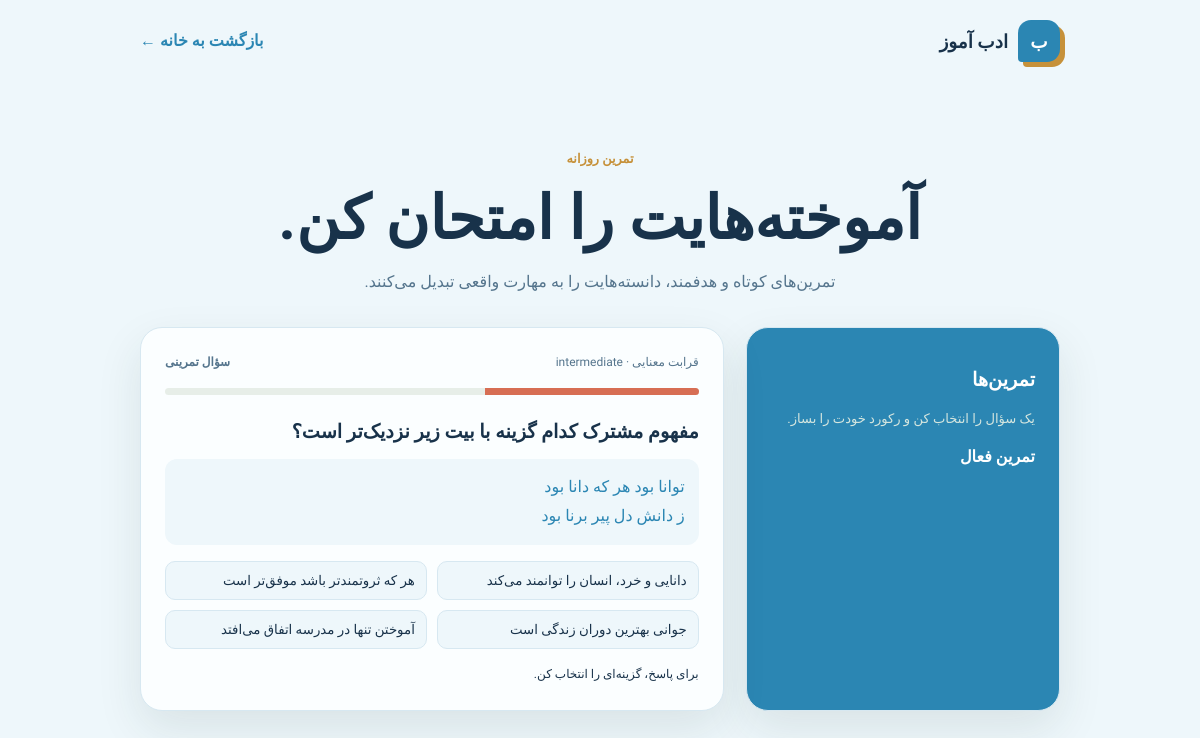
The app's page /practice.php (signed in) with its own data.
### tables this page shows
CREATE TABLE questions (
    id INT UNSIGNED AUTO_INCREMENT PRIMARY KEY,
    lesson_id INT UNSIGNED NULL,
    topic VARCHAR(100) NOT NULL,
    difficulty ENUM('beginner', 'intermediate', 'advanced') NOT NULL DEFAULT 'beginner',
    question_text TEXT NOT NULL,
    quote_text TEXT NULL,
    is_published BOOLEAN NOT NULL DEFAULT FALSE,
    created_at TIMESTAMP NOT NULL DEFAULT CURRENT_TIMESTAMP,
    CONSTRAINT fk_questions_lesson FOREIGN KEY (lesson_id)
        REFERENCES lessons (id) ON DELETE SET NULL
);

CREATE TABLE question_options (
    id INT UNSIGNED AUTO_INCREMENT PRIMARY KEY,
    question_id INT UNSIGNED NOT NULL,
    option_text TEXT NOT NULL,
    is_correct BOOLEAN NOT NULL DEFAULT FALSE,
    display_order TINYINT UNSIGNED NOT NULL DEFAULT 0,
    CONSTRAINT fk_options_question FOREIGN KEY (question_id)
        REFERENCES questions (id) ON DELETE CASCADE
);

### public/practice.php (called while the page is built, shortened)
<?php
require_once __DIR__ . '/../config/bootstrap.php';
$practiceController = new PracticeController(new Practice($pdo));
$questionId = (int) ($_GET['question_id'] ?? $_POST['question_id'] ?? 0);
$message = '';
$isCorrect = null;
$question = $practiceController->question($questionId);
require __DIR__ . '/../app/views/practice/show.php';

### config/bootstrap.php (called while the page is built, shortened)
<?php
require_once __DIR__ . '/database.php';
require_once __DIR__ . '/../app/models/Practice.php';
require_once __DIR__ . '/../app/controllers/PracticeController.php';
function url(string $path = ''): string
{
    static $baseUrl;
    if ($baseUrl === null) {
        $scriptPath = str_replace('\\', '/', $_SERVER['SCRIPT_NAME'] ?? '');
        $baseUrl = str_contains($scriptPath, '/public/')
            ? dirname(dirname($scriptPath))
            : dirname($scriptPath);
        $baseUrl = $baseUrl === '/' || $baseUrl === '.' ? '' : rtrim($baseUrl, '/');
    }
    return $baseUrl . ($path === '' ? '/' : '/' . ltrim($path, '/'));
}
function e(string $value): string
{
    return htmlspecialchars($value, ENT_QUOTES, 'UTF-8');
}

### app/models/Practice.php (called while the page is built, shortened)
<?php
final class Practice
{
    public function findQuestion(int $questionId = 0): ?array
    {
        $query = $questionId > 0
            ? 'SELECT * FROM questions WHERE id = :id AND is_published = 1 LIMIT 1'
            : 'SELECT * FROM questions WHERE is_published = 1 ORDER BY id LIMIT 1';
        $statement = $this->database->prepare($query);
        if ($questionId > 0) {
            $statement->execute(['id' => $questionId]);
        } else {
            $statement->execute();
        }
        $question = $statement->fetch();
        $options = $this->database->prepare(
            'SELECT id, option_text FROM question_options WHERE question_id = :question_id ORDER BY display_order, id'
        );
        $options->execute(['question_id' => $question['id']]);
        $question['options'] = $options->fetchAll();
        return $question;
    }
}

### app/controllers/PracticeController.php (called while the page is built, shortened)
<?php
final class PracticeController
{
    public function question(int $questionId = 0): ?array
    {
        return $this->practice->findQuestion($questionId);
    }
}

### app/views/practice/show.php (the view, shortened to what this page needs)
<!doctype html>
<html lang="fa" dir="rtl">
<head>
    <link rel="stylesheet" href="<?= e(url('css/tamrin.css')) ?>">
</head>
<body>
    <header><div class="shell nav"><a class="brand" href="<?= e(url()) ?>"><span class="mark">ب</span> ادب آموز</a><a class="back" href="<?= e(url()) ?>">بازگشت به خانه ←</a></div></header>
    <main>
        <section class="shell intro"><div class="eyebrow">تمرین روزانه</div><h1>آموخته‌هایت را <span class="coral-text">امتحان کن.</span></h1><p>تمرین‌های کوتاه و هدفمند، دانسته‌هایت را به مهارت واقعی تبدیل می‌کنند.</p></section>
        <section class="shell layout">
            <aside class="side"><h2>تمرین‌ها</h2><p>یک سؤال را انتخاب کن و رکورد خودت را بساز.</p><strong>تمرین فعال</strong></aside>
            <article class="question">
                <?php if ($question): ?>
                    <div class="question-top"><span><?= e((string) $question['topic']) ?> · <?= e((string) $question['difficulty']) ?></span><strong>سؤال تمرینی</strong></div>
                    <div class="progress"><div class="bar"></div></div>
                    <h2><?= e((string) $question['question_text']) ?></h2>
                    <?php if (!empty($question['quote_text'])): ?><div class="quote"><?= nl2br(e((string) $question['quote_text'])) ?></div><?php endif; ?>
                    <form method="post" class="answers">
                        <?php foreach ($question['options'] as $option): ?><button class="answer" type="submit" name="option_id" value="<?= (int) $option['id'] ?>"><?= e((string) $option['option_text']) ?></button><?php endforeach; ?>
                    </form>
                    <p class="tip" style="color:<?= $isCorrect === true ? 'green' : ($isCorrect === false ? 'var(--coral)' : 'inherit') ?>"><?= e($message ?: 'برای پاسخ، گزینه‌ای را انتخاب کن.') ?></p>
                <?php else: ?>
                    <h2>هنوز سؤالی برای تمرین منتشر نشده است.</h2>
                <?php endif; ?>
            </article>
        </section>
    </main>
</body>
</html>

### css/tamrin.css (style rules this page uses)
:root { --ink: #18324a; --soft: #55758d; --cream: #eef7fb; --paper: #fbfeff; --line: #d7e8f1; --teal: #2b86b3; --gold: #c6913a; --coral: #d76e54; --sage: #d9edf7; --shadow: 0 18px 45px #1f39321a }
* { box-sizing: border-box }
body { margin: 0; background: var(--cream); color: var(--ink); font: 16px/1.8 'Vazirmatn', Tahoma, sans-serif }
h1, h2, .brand, .quote { font-family: 'Vazirmatn', Tahoma, sans-serif }
button, input, textarea, select { font-family: 'Vazirmatn', Tahoma, sans-serif }
a { color: inherit; text-decoration: none }
.shell { width: min(920px, calc(100% - 32px)); margin: auto }
.nav { height: 82px; display: flex; align-items: center; justify-content: space-between }
.brand { display: flex; align-items: center; gap: 10px; font: 800 1.15rem 'Vazirmatn', Tahoma, sans-serif }
.mark { display: grid; place-items: center; width: 42px; height: 42px; background: var(--teal); color: #fff; border-radius: 13px 13px 13px 4px; box-shadow: 5px 5px var(--gold) }
.back { color: var(--teal); font-weight: 700 }
.intro { text-align: center; padding: 65px 0 30px }
.eyebrow { color: var(--gold); font-size: .8rem; font-weight: 800 }
.intro h1 { font: 800 clamp(2.2rem, 5vw, 4rem)/1.3 'Vazirmatn', Tahoma, sans-serif; margin: 10px 0 }
.intro p { max-width: 520px; margin: auto; color: var(--soft) }
.layout { display: grid; grid-template-columns: .7fr 1.3fr; gap: 22px; padding-bottom: 70px }
.side, .question { background: var(--paper); border: 1px solid var(--line); border-radius: 22px; padding: 24px; box-shadow: var(--shadow) }
.side { background: var(--teal); color: #fff }
.side h2 { font: 700 1.2rem 'Vazirmatn', Tahoma, sans-serif }
.side p { color: #d5e6df; font-size: .82rem }
.question-top { display: flex; justify-content: space-between; color: var(--soft); font-size: .75rem }
.progress { height: 7px; background: #e7eee8; border-radius: 99px; margin: 15px 0 25px; overflow: hidden }
.bar { width: 40%; height: 100%; background: var(--coral) }
.question h2 { font: 700 1.2rem 'Vazirmatn', Tahoma, sans-serif }
.quote { background: var(--cream); padding: 14px; border-radius: 12px; margin: 16px 0; font-family: 'Vazirmatn', Tahoma, sans-serif; color: var(--teal) }
.answers { display: grid; grid-template-columns: 1fr 1fr; gap: 10px }
.answer { border: 1px solid var(--line); background: var(--cream); color: var(--ink); padding: 11px; border-radius: 10px; text-align: right; cursor: pointer }
.tip { color: var(--soft); font-size: .75rem; margin: 15px 0 0 }

### records on screen
questions: topic "قرابت معنایی", difficulty "intermediate", question_text "مفهوم مشترک کدام گزینه با بیت زیر نزدیک‌تر است؟", id+quote_text "توانا بود هر که دانا بود ز دانش دل پیر برنا بود"
question_options: $option['id'] 1 (drawn), option_text "دانایی و خرد، انسان را توانمند می‌کند"
question_options: $option['id'] 2 (drawn), option_text "هر که ثروتمندتر باشد موفق‌تر است"
question_options: $option['id'] 3 (drawn), option_text "جوانی بهترین دوران زندگی است"
question_options: $option['id'] 4 (drawn), option_text "آموختن تنها در مدرسه اتفاق می‌افتد"

### other values on screen
$message ?: 'برای پاسخ، گزینه‌ای را انتخاب کن.' "برای پاسخ، گزینه‌ای را انتخاب کن."
